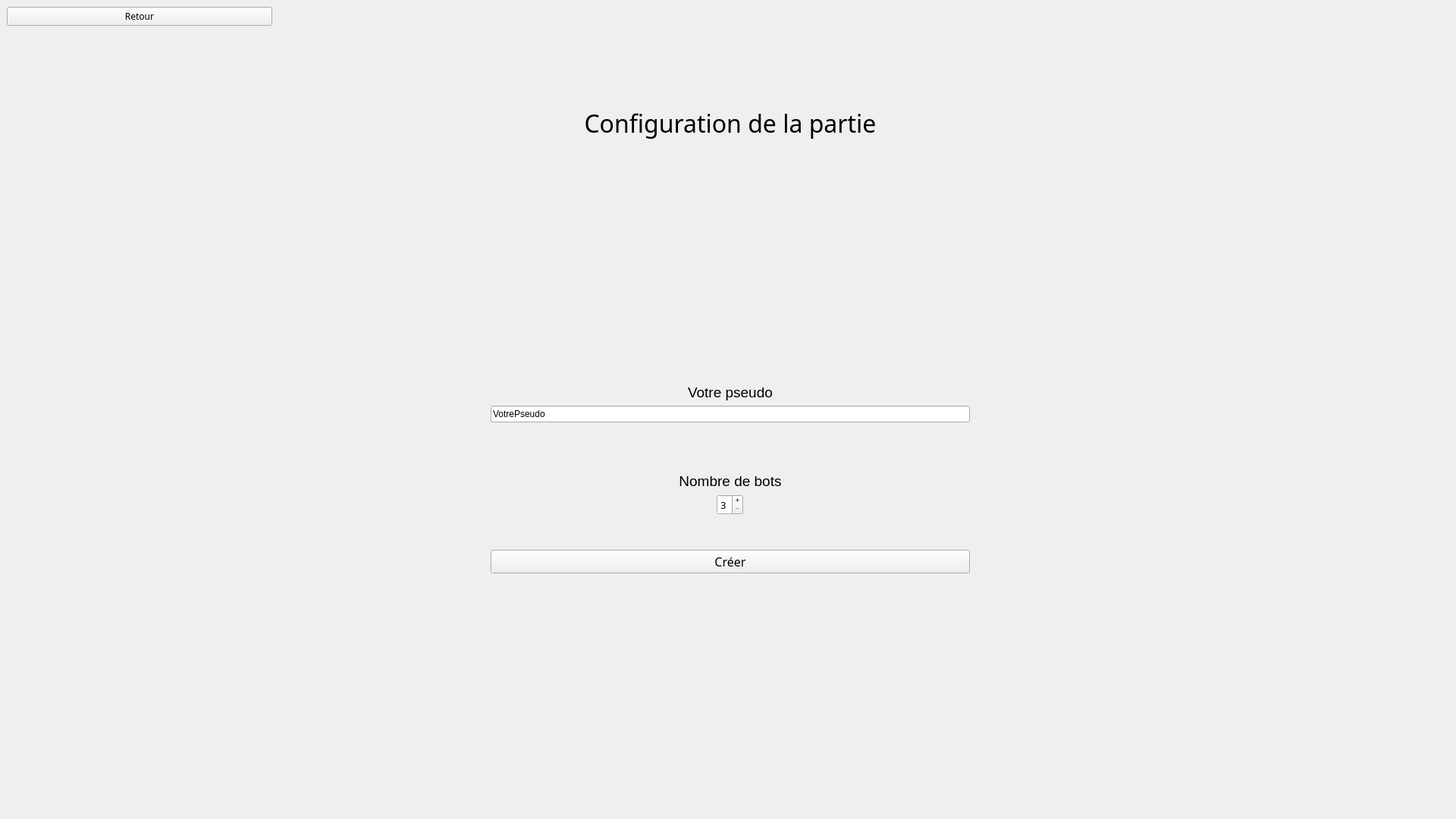
<?xml version="1.0" encoding="UTF-8"?>
<ui version="4.0">
 <class>Creation_partie_solo</class>
 <widget class="QWidget" name="Creation_partie_solo">
  <property name="geometry">
   <rect>
    <x>0</x>
    <y>0</y>
    <width>1920</width>
    <height>1080</height>
   </rect>
  </property>
  <property name="contextMenuPolicy">
   <enum>Qt::NoContextMenu</enum>
  </property>
  <property name="windowTitle">
   <string>Form</string>
  </property>
  <property name="styleSheet">
   <string notr="true"/>
  </property>
  <layout class="QGridLayout" name="gridLayout">
   <property name="leftMargin">
    <number>0</number>
   </property>
   <property name="topMargin">
    <number>0</number>
   </property>
   <property name="rightMargin">
    <number>0</number>
   </property>
   <property name="bottomMargin">
    <number>0</number>
   </property>
   <item row="0" column="0">
    <widget class="QWidget" name="creation_salon_widget" native="true">
     <layout class="QGridLayout" name="gridLayout_2">
      <item row="7" column="1">
       <widget class="QLabel" name="label_2">
        <property name="font">
         <font>
          <pointsize>14</pointsize>
         </font>
        </property>
        <property name="text">
         <string>Nombre de bots</string>
        </property>
        <property name="alignment">
         <set>Qt::AlignCenter</set>
        </property>
       </widget>
      </item>
      <item row="2" column="1">
       <widget class="QLabel" name="label">
        <property name="font">
         <font>
          <family>Merriweather Black</family>
          <pointsize>24</pointsize>
         </font>
        </property>
        <property name="text">
         <string>Configuration de la partie</string>
        </property>
        <property name="alignment">
         <set>Qt::AlignCenter</set>
        </property>
       </widget>
      </item>
      <item row="0" column="0">
       <widget class="QPushButton" name="button_retour">
        <property name="minimumSize">
         <size>
          <width>350</width>
          <height>0</height>
         </size>
        </property>
        <property name="maximumSize">
         <size>
          <width>350</width>
          <height>70</height>
         </size>
        </property>
        <property name="font">
         <font>
          <family>Merriweather</family>
         </font>
        </property>
        <property name="cursor">
         <cursorShape>PointingHandCursor</cursorShape>
        </property>
        <property name="text">
         <string>Retour</string>
        </property>
        <property name="autoRepeatDelay">
         <number>311</number>
        </property>
       </widget>
      </item>
      <item row="1" column="1">
       <spacer name="verticalSpacer">
        <property name="orientation">
         <enum>Qt::Vertical</enum>
        </property>
        <property name="sizeType">
         <enum>QSizePolicy::Preferred</enum>
        </property>
        <property name="sizeHint" stdset="0">
         <size>
          <width>20</width>
          <height>100</height>
         </size>
        </property>
       </spacer>
      </item>
      <item row="7" column="2">
       <spacer name="horizontalSpacer_2">
        <property name="font">
         <font>
          <family>Merriweather</family>
         </font>
        </property>
        <property name="orientation">
         <enum>Qt::Horizontal</enum>
        </property>
        <property name="sizeHint" stdset="0">
         <size>
          <width>618</width>
          <height>20</height>
         </size>
        </property>
       </spacer>
      </item>
      <item row="8" column="1" alignment="Qt::AlignHCenter">
       <widget class="QSpinBox" name="nbrJoueurs">
        <property name="sizePolicy">
         <sizepolicy hsizetype="Fixed" vsizetype="Preferred">
          <horstretch>0</horstretch>
          <verstretch>0</verstretch>
         </sizepolicy>
        </property>
        <property name="font">
         <font>
          <family>Merriweather</family>
          <pointsize>10</pointsize>
         </font>
        </property>
        <property name="buttonSymbols">
         <enum>QAbstractSpinBox::PlusMinus</enum>
        </property>
        <property name="keyboardTracking">
         <bool>true</bool>
        </property>
        <property name="minimum">
         <number>3</number>
        </property>
        <property name="maximum">
         <number>7</number>
        </property>
        <property name="stepType">
         <enum>QAbstractSpinBox::DefaultStepType</enum>
        </property>
        <property name="value">
         <number>3</number>
        </property>
       </widget>
      </item>
      <item row="11" column="1">
       <spacer name="verticalSpacer_4">
        <property name="orientation">
         <enum>Qt::Vertical</enum>
        </property>
        <property name="sizeType">
         <enum>QSizePolicy::Preferred</enum>
        </property>
        <property name="sizeHint" stdset="0">
         <size>
          <width>20</width>
          <height>40</height>
         </size>
        </property>
       </spacer>
      </item>
      <item row="4" column="1" alignment="Qt::AlignHCenter">
       <widget class="QLabel" name="label_3">
        <property name="font">
         <font>
          <pointsize>14</pointsize>
         </font>
        </property>
        <property name="text">
         <string>Votre pseudo</string>
        </property>
       </widget>
      </item>
      <item row="13" column="1">
       <spacer name="verticalSpacer_2">
        <property name="orientation">
         <enum>Qt::Vertical</enum>
        </property>
        <property name="sizeHint" stdset="0">
         <size>
          <width>20</width>
          <height>309</height>
         </size>
        </property>
       </spacer>
      </item>
      <item row="6" column="1">
       <spacer name="verticalSpacer_3">
        <property name="orientation">
         <enum>Qt::Vertical</enum>
        </property>
        <property name="sizeType">
         <enum>QSizePolicy::Preferred</enum>
        </property>
        <property name="sizeHint" stdset="0">
         <size>
          <width>20</width>
          <height>60</height>
         </size>
        </property>
       </spacer>
      </item>
      <item row="12" column="1">
       <widget class="QPushButton" name="button_create">
        <property name="maximumSize">
         <size>
          <width>1111111</width>
          <height>16777215</height>
         </size>
        </property>
        <property name="font">
         <font>
          <family>Merriweather</family>
          <pointsize>12</pointsize>
         </font>
        </property>
        <property name="cursor">
         <cursorShape>PointingHandCursor</cursorShape>
        </property>
        <property name="text">
         <string>Créer</string>
        </property>
       </widget>
      </item>
      <item row="3" column="1">
       <spacer name="verticalSpacer_5">
        <property name="orientation">
         <enum>Qt::Vertical</enum>
        </property>
        <property name="sizeHint" stdset="0">
         <size>
          <width>20</width>
          <height>40</height>
         </size>
        </property>
       </spacer>
      </item>
      <item row="7" column="0">
       <spacer name="horizontalSpacer">
        <property name="font">
         <font>
          <family>Merriweather</family>
         </font>
        </property>
        <property name="orientation">
         <enum>Qt::Horizontal</enum>
        </property>
        <property name="sizeHint" stdset="0">
         <size>
          <width>618</width>
          <height>20</height>
         </size>
        </property>
       </spacer>
      </item>
      <item row="5" column="1">
       <widget class="QLineEdit" name="pseudoJoueur">
        <property name="text">
         <string>VotrePseudo</string>
        </property>
       </widget>
      </item>
     </layout>
    </widget>
   </item>
  </layout>
 </widget>
 <resources/>
 <connections/>
</ui>
